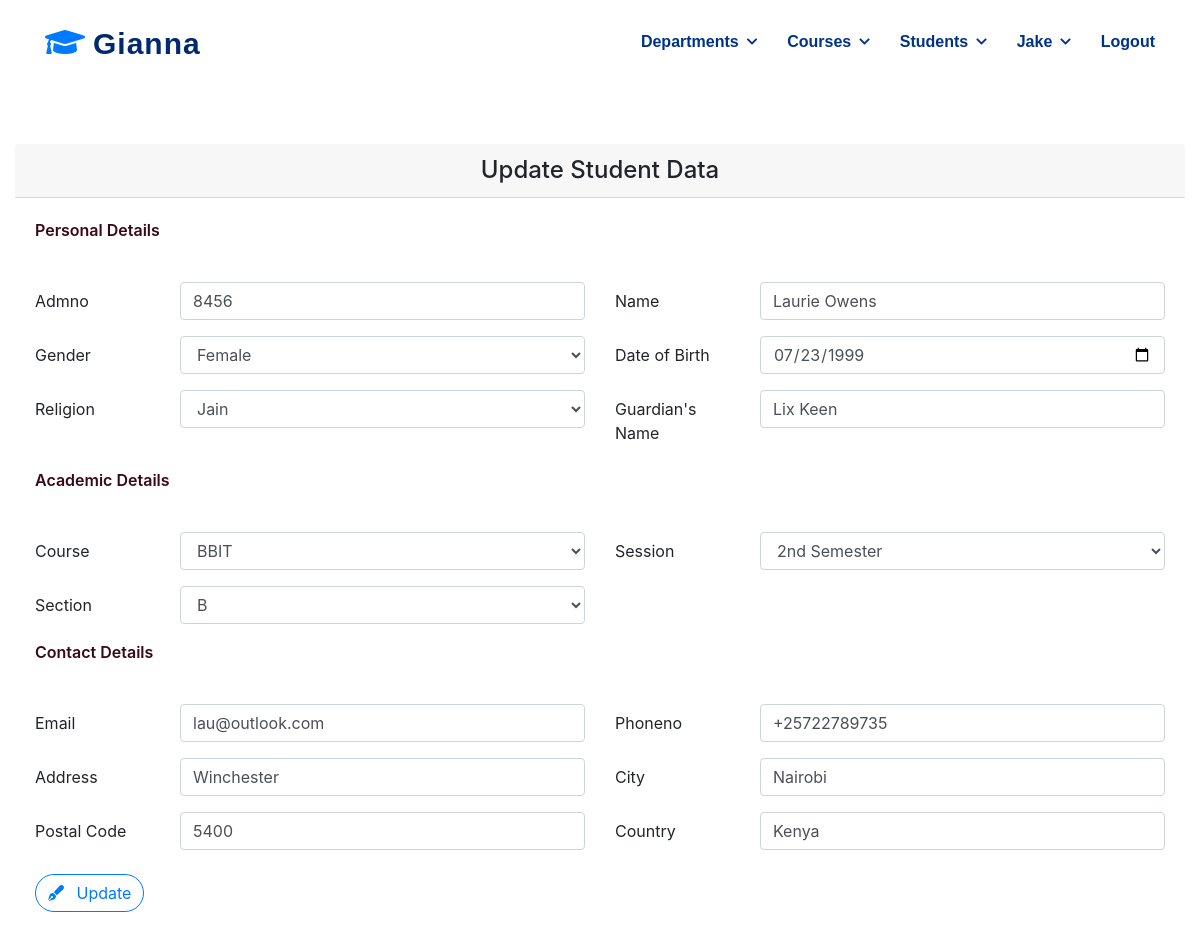
Screenshot of /core/student/update/2/ (signed in) with the database file from the repository.
### core/models.py (models this page shows, shortened)
class User(AbstractUser):
    power = models.ForeignKey(Power, null=True, blank=True, on_delete=models.SET_NULL)
    pass

class Student(models.Model):
    admno = models.IntegerField()
    name = models.CharField(max_length=100)
    gender = models.CharField(max_length=50, choices=gender_choices)
    dob = models.DateField()
    dateofadmission = models.DateTimeField(auto_now_add=True)
    religion = models.CharField(max_length=50, choices=religion_choices)
    course = models.ForeignKey(Course, blank=True, null=True, on_delete=models.SET_NULL)
    department = models.ForeignKey(Department, blank=True, null=True, on_delete=models.SET_NULL)
    session = models.CharField(max_length=50, choices=session_choices)
    section = models.CharField(max_length=50, choices=section_choices)
    guardian = models.CharField(max_length=100)
    email = models.EmailField()
    phoneno = models.CharField(max_length=12)
    address = models.CharField(max_length=100)
    city = models.CharField(max_length=50)
    postal_code = models.CharField(max_length=20)
    country = models.CharField(max_length=50)

### core/views.py (the view, shortened to what this page needs)
# urls.py: path('student/update/<int:pk>/', StudentUpdateView.as_view(), name='student-update'),
class StudentUpdateView(LoginRequiredMixin,SuccessMessageMixin, generic.UpdateView):
    template_name = 'core/student_mod.html'
    success_message = 'Student details updated successfully'
    form_class = StudentForm
    queryset = Student.objects.all()
    success_url = reverse_lazy('core:student-list')
    def get_context_data(self, **kwargs):
        context = super().get_context_data(**kwargs)
        context['title'] = 'Update Student Data'
        context['saveBtn'] = 'Update'
        return context

### core/forms.py
class StudentForm(forms.ModelForm):
    class Meta:
        model = Student
        fields = ['admno', 'name', 'gender', 'dob', 'course', 'religion', 'session',\
            'section','guardian','email','phoneno','address','city','postal_code','country']

### core/models.py (called while the page is built)
    def __str__(self):
        return self.name

### core/templates/core/student_mod.html (shortened to what this page needs)
{% extends 'base.html' %}
{% load widget_tweaks %}
{% block content %}
<section>
    <div class="col-xl-12 col-lg-12 col-md-9 col-sm-9 col-12">
        <div class="card mx-auto w-100 border-0">
            <h4 class="card-header text-center">{{ title }}</h4>
            <div class="card-body">
                <form method="POST">
                    <p class="card-description">Personal Details</p>
                    <br>
                    <div class="row">
                        <div class="col-md-6">
                            <div class="form-group row">
                                <label class="col-sm-3 col-form-label">{{ form.admno.label }}</label>
                                <div class="col-sm-9">
                                    {% render_field form.admno class="form-control" placeholder="5417" type="number" %}
                                </div>
                            </div>
                        </div>
                        <div class="col-md-6">
                            <div class="form-group row">
                                <label class="col-sm-3 col-form-label">{{ form.name.label }}</label>
                                <div class="col-sm-9">
                                    {% render_field form.name class="form-control" placeholder="Jake Owens" %}
                                </div>
                            </div>
                        </div>
                    </div>
                    <div class="row">
                        <div class="col-md-6">
                            <div class="form-group row">
                                <label class="col-sm-3 col-form-label">{{ form.gender.label }}</label>
                                <div class="col-sm-9">
                                    {% render_field form.gender class="form-control" %}
                                </div>
                            </div>
                        </div>
                        <div class="col-md-6">
                            <div class="form-group row">
                                <label class="col-sm-3 col-form-label">Date of Birth</label>
                                <div class="col-sm-9">
                                    {% render_field form.dob class="form-control" placeholder="1999-01-01" type="date" %}
                                </div>
                            </div>
                        </div>
                    </div>
                    <div class="row">
                        <div class="col-md-6">
                            <div class="form-group row">
                                <label class="col-sm-3 col-form-label">{{ form.religion.label }}</label>
                                <div class="col-sm-9">
                                    {% render_field form.religion class="form-control" %}
                                </div>
                            </div>
                        </div>
                        <div class="col-md-6">
                            <div class="form-group row">
                                <label class="col-sm-3 col-form-label">Guardian's Name</label>
                                <div class="col-sm-9">
                                    {% render_field form.guardian class="form-control" placeholder="Guardians Name" %}
                                </div>
                            </div>
                        </div>
                    </div>
                    <p class="card-description">Academic Details</p>
                    <br>
                    <div class="row">
                        <div class="col-md-6">
                            <div class="form-group row">
                                <label class="col-sm-3 col-form-label">{{ form.course.label }}</label>
                                <div class="col-sm-9">
                                    {% render_field form.course class="form-control" placeholder="Choose course ..." %}
                                </div>
                            </div>
                        </div>
                        <div class="col-md-6">
                            <div class="form-group row">
                                <label class="col-sm-3 col-form-label">{{ form.session.label }}</label>
                                <div class="col-sm-9">
                                    {% render_field form.session class="form-control" %}
                                </div>
                            </div>
                        </div>
                    </div>
                    <div class="row">
                        <div class="col-md-6">
                            <div class="form-group row">
                                <label class="col-sm-3 col-form-label">{{ form.section.label }}</label>
                                <div class="col-sm-9">
                                    {% render_field form.section class="form-control" %}
                                </div>
                            </div>
                        </div>
                    </div>
                    <p class="card-description">Contact Details</p>
                    <br>
                    <div class="row">
                        <div class="col-md-6">
                            <div class="form-group row">
                                <label class="col-sm-3 col-form-label">{{ form.email.label }}</label>
                                <div class="col-sm-9">
                                    {% render_field form.email class="form-control" placeholder="you@outlook.com" %}
                                </div>
                            </div>
                        </div>
                        <div class="col-md-6">
                            <div class="form-group row">
                                <label class="col-sm-3 col-form-label">{{ form.phoneno.label }}</label>
                                <div class="col-sm-9">
                                    {% render_field form.phoneno class="form-control" placeholder="245889334" %}
                                </div>
                            </div>
                        </div>
                    </div>
                    <div class="row">
                        <div class="col-md-6">
                            <div class="form-group row">
                                <label class="col-sm-3 col-form-label">{{ form.address.label }}</label>
                                <div class="col-sm-9">
                                    {% render_field form.address class="form-control" placeholder="Witas, Nakuru" %}
                                </div>
                            </div>
                        </div>
                        <div class="col-md-6">
                            <div class="form-group row">
                                <label class="col-sm-3 col-form-label">{{ form.city.label }}</label>
                                <div class="col-sm-9">
                                    {% render_field form.city class="form-control" placeholder="Nakuru" %}
                                </div>
                            </div>
                        </div>
                    </div>
                    <div class="row">
                        <div class="col-md-6">
                            <div class="form-group row">
                                <label class="col-sm-3 col-form-label">Postal Code</label>
                                <div class="col-sm-9">
                                    {% render_field form.postal_code class="form-control" placeholder="151-20100" %}
                                </div>
                            </div>
                        </div>
                        <div class="col-md-6">
                            <div class="form-group row">
                                <label class="col-sm-3 col-form-label">Country</label>
                                <div class="col-sm-9">
                                    {% render_field form.country class="form-control" placeholder="Kenya" %}
                                </div>
                            </div>
                        </div>
                    </div>
                    <button class="btn btn-outline-primary btn-common mt-2" type="submit"><i class="fa fa-pen-fancy mr-2"></i> {{ saveBtn }}</button>
                </form>
            </div>
        </div>
    </div>
</section>
{% endblock content %}

### templates/navbar.html (shortened to what this page needs)
<header class="header">
    <div class="container-fluid container-xl d-flex align-items-center justify-content-between">
        <a href="{% url 'home' %}" class="logo d-flex align-items-center">
            <i class="fa fa-graduation-cap fa-2x mr-2"></i>
            <span>Gianna</span>
        </a>
        <nav class="navbar">
            <ul>
                {% if request.user.is_authenticated %}
                    <li class="dropdown"><a href="#"><span>Departments</span> </a>
                    </li>
                    <li class="dropdown"><a href="#"><span>Courses</span> </a>
                    </li>
                    <li class="dropdown"><a href="#"><span>Students</span> </a>
                    </li>
                    <li class="dropdown"><a href="#"><span>{{ request.user.username }}</span> </a>
                    </li>
                    <li>
                        <a class="nav-link" href="{% url 'logout' %}">Logout</a>
                    </li>
                {% endif %}
            </ul>
        </nav>
    </div>
</header>

### static/misc/css/custom.css (style rules this page uses)
.header { transition: all .5s; z-index: 997; padding: 20px 0; }
.header .logo { line-height: 0; }
.header .logo span { font-size: 30px; font-weight: 700; letter-spacing: 1px; color: #012970; font-family: 'Lucida Sans', 'Lucida Sans Regular', 'Lucida Grande', 'Lucida Sans Unicode', Geneva, Verdana, sans-serif; margin-top: 3px; }
.navbar { padding: 0; }
.navbar ul { margin: 0; padding: 0; display: flex; list-style: none; align-items: center; }
.navbar li { position: relative; }
.navbar a { display: flex; align-items: center; justify-content: space-between; padding: 10px 0 10px 30px; font-family: 'Lucida Sans', 'Lucida Sans Regular', 'Lucida Grande', 'Lucida Sans Unicode', Geneva, Verdana, sans-serif; font-size: 16px; font-weight: 700; color: #013289; white-space: nowrap; transition: .3s; }
section { margin: 0%; }
.card-description { color: #3a0718; font-weight: 600; }
.btn-common { border-radius: 32px; }

### rows the page displays
User: user.username "Jake"
Student: admno "8456", name "Laurie Owens", gender "Female", dob "07/23/1999", religion "Jain", guardian "Lix Keen", course "BBIT", session "2nd Semester", section "B", email "lau@outlook.com", phoneno "+25722789735", address "Winchester", city "Nairobi", postal_code "5400", country "Kenya"

### other values shown
{{ title }} "Update Student Data"
{{ saveBtn }} "Update"
